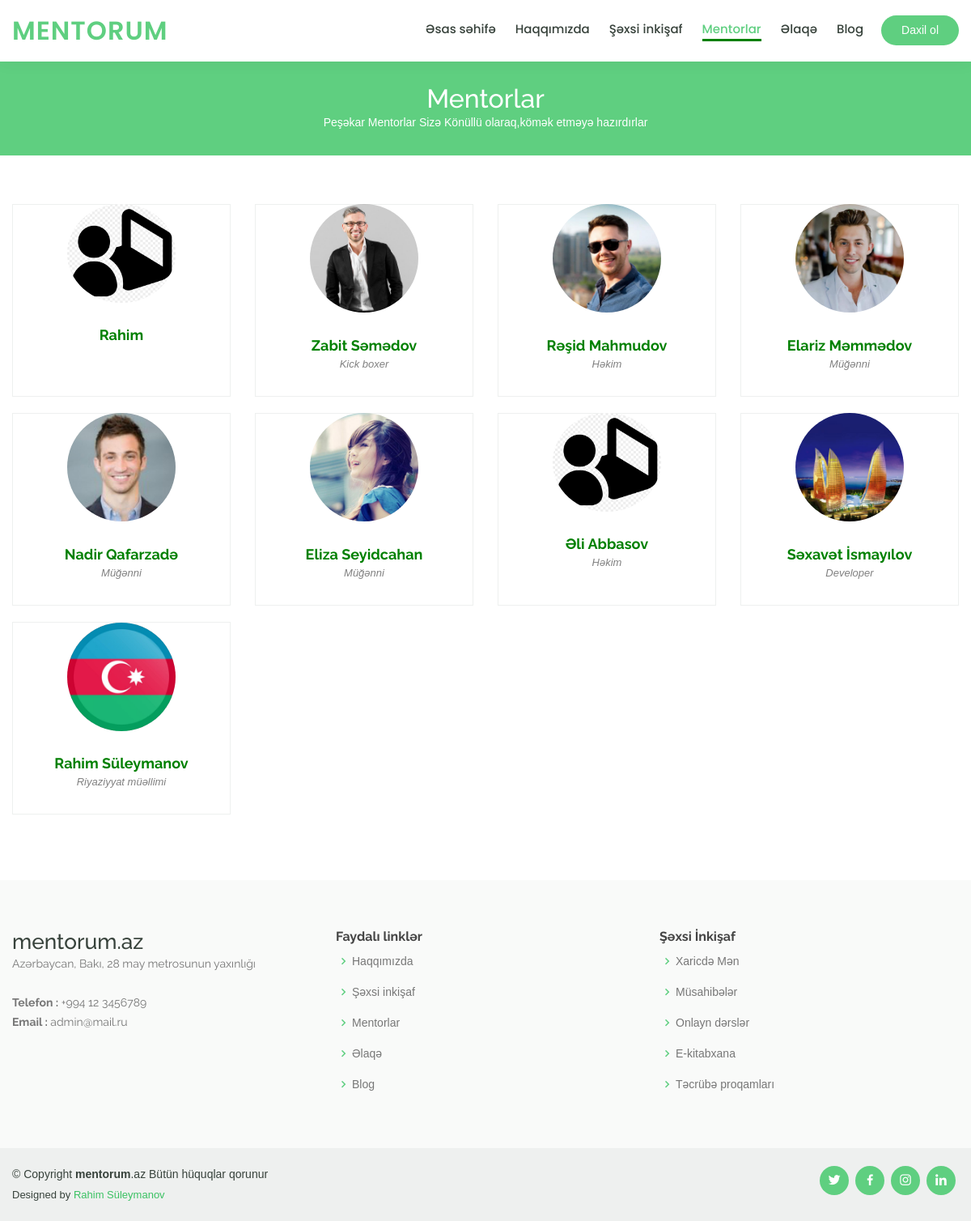
The app's page /pages/mentors with its own data.
### tables this page shows
CREATE TABLE IF NOT EXISTS `users` (
  `id` int(11) NOT NULL AUTO_INCREMENT,
  `name` varchar(35) NOT NULL,
  `email` varchar(250) NOT NULL,
  `password` varchar(55) NOT NULL,
  `status` varchar(1) NOT NULL COMMENT '1-admin;2-mentor;3-mentee',
  `profision` varchar(55) NOT NULL DEFAULT '',
  `phone` varchar(11) NOT NULL DEFAULT '',
  `address` varchar(55) NOT NULL DEFAULT '',
  `practice` varchar(200) NOT NULL DEFAULT '',
  `aboutt` varchar(200) NOT NULL DEFAULT '',
  `image` text NOT NULL DEFAULT '',
  `twitter` text NOT NULL DEFAULT '',
  `facebook` text NOT NULL DEFAULT '',
  `instagram` text NOT NULL DEFAULT '',
  `linkedin` text NOT NULL DEFAULT '',
  `created_at` varchar(25) NOT NULL,
  `updated_at` varchar(25) NOT NULL,
  PRIMARY KEY (`id`)
);

CREATE TABLE IF NOT EXISTS `contact` (
  `id` int(11) NOT NULL AUTO_INCREMENT,
  `email` varchar(101) NOT NULL,
  `phone` varchar(10) NOT NULL,
  `created_at` varchar(25) NOT NULL,
  `updated_at` varchar(25) NOT NULL,
  PRIMARY KEY (`id`)
);

### mentors.php (the view, shortened to what this page needs)
<?php
if($index_value == "true")
{
    $query = $conn->prepare('SELECT * FROM users WHERE status=? ORDER BY id DESC');
    $query->execute([2]);
    $rows = $query->fetchall(PDO::FETCH_ASSOC);
    if (count($rows) != 0) {
    ?>
        <main id="main" data-aos="fade-in">
            <div class="breadcrumbs">
                <div class="container">
                    <h2>Mentorlar</h2>
                    <p>Peşəkar Mentorlar Sizə Könüllü olaraq,kömək etməyə hazırdırlar </p>
                </div>
            </div>
            <section id="trainers" class="trainers">
                <div class="container" data-aos="fade-up">
                    <div class="row" data-aos="zoom-in" data-aos-delay="100">
                        <?php
                        foreach ($rows as $row) {
                        ?>
                            <div class="col-lg-3 col-md-3 d-flex align-items-stretch">
                                <div class="member">
                                    <?php if (!isset($_SESSION['id'])) {
                                    ?>
                                        <a href="javascript:;" class="login2" id="<?php echo $row["id"];  ?>" data-target="#login2" data-toggle="modal">
                                            <img src="<?= $domain ?>assets/profiles600/<?php if (mb_strlen($row["image"]) != 0) {
                                                                                echo $row["image"];
                                                                            } else {
                                                                                echo 'user.png';
                                                                            } ?>" style="width: 50%;border-radius:50%;" class="img-fluid" alt="">
                                            <div class="member-content">
                                                <h4 style="color:green;"><?php echo $row["name"]; ?></h4>
                                                <span style="color: grey;"><?php echo $row["profision"]; ?></span>
                                            </div>
                                        </a>
                                    <?php
                                    }
                                    ?>
                                </div>
                            </div>
                        <?php
                        }
                        ?>
                    </div>
                </div>
            </section>
        </main>
    <?php
    } else {
        include 'soon.php';
    }
}
else
{
    header("location:./");
}
?>

### footer.php (shortened to what this page needs)
<?php
if($index_value == "true")
{
  ?>
<footer id="footer">
<?php
$query = $conn->prepare('SELECT * FROM users WHERE status=?');
$query->execute([1]);
$rows = $query->fetchall(PDO::FETCH_ASSOC);
$query4Contact = $conn->prepare('SELECT * FROM contact ORDER BY id DESC');
$query4Contact->execute();
$rows4Contact = $query4Contact->fetchall(PDO::FETCH_ASSOC);
?>
  <div class="footer-top">
    <div class="container">
      <div class="row">
        <div class="col-lg-4 col-md-6 footer-contact">
          <h3>mentorum.az</h3>
          <p>
            <?= $rows[0]["address"] ?><br><br>
            <strong>Telefon : </strong>+994 <?= substr($rows4Contact[0]["phone"],0,2)." ".substr($rows4Contact[0]["phone"],2,8)  ?><br>
            <strong>Email : </strong><?= $rows4Contact[0]["email"] ?><br>
          </p>
        </div>
        <div class="col-lg-4 col-md-6 footer-links">
          <h4>Faydalı linklər</h4>
          <ul>
            <li><i class="bx bx-chevron-right"></i> <a href="<?= $domain ?>pages/about">Haqqımızda</a></li>
            <li><i class="bx bx-chevron-right"></i> <a href="<?= $domain ?>pages/progress">Şəxsi inkişaf</a></li>
            <li><i class="bx bx-chevron-right"></i> <a href="<?= $domain ?>pages/mentors">Mentorlar</a></li>
            <li><i class="bx bx-chevron-right"></i> <a href="<?= $domain ?>pages/contact">Əlaqə</a></li>
            <li><i class="bx bx-chevron-right"></i> <a href="<?= $domain ?>pages/blog">Blog</a></li>
          </ul>
        </div>
        <div class="col-lg-4 col-md-6 footer-links">
          <h4>Şəxsi İnkişaf</h4>
          <ul>
            <li><i class="bx bx-chevron-right"></i> <a href="<?= $domain ?>pages/career">Xaricdə Mən</a></li>
            <li><i class="bx bx-chevron-right"></i> <a href="<?= $domain ?>pages/interview">Müsahibələr</a></li>
            <li><i class="bx bx-chevron-right"></i> <a href="<?= $domain ?>pages/tutorial">Onlayn dərslər</a></li>
            <li><i class="bx bx-chevron-right"></i> <a href="<?= $domain ?>pages/ebook">E-kitabxana</a></li>
            <li><i class="bx bx-chevron-right"></i> <a href="<?= $domain ?>pages/practice">Təcrübə proqamları</a></li>
          </ul>
        </div>
      </div>
    </div>
  </div>
  <div class="container d-md-flex py-4">
    <div class="mr-md-auto text-center text-md-left">
      <div class="copyright">
        &copy; Copyright <strong><span>mentorum</span></strong>.az Bütün hüquqlar qorunur
      </div>
      <div class="credits">
        Designed by <a href="javascript:;">Rahim Süleymanov</a>
      </div>
    </div>
    <div class="social-links text-center text-md-right pt-3 pt-md-0">
      <a href="<?=  $rows[0]["twitter"] ?>" class="twitter" target="_blank"><i class="bx bxl-twitter"></i></a>
      <a href="<?=  $rows[0]["facebook"] ?>" class="facebook" target="_blank"><i class="bx bxl-facebook"></i></a>
      <a href="<?=  $rows[0]["instagram"] ?>" class="instagram" target="_blank"><i class="bx bxl-instagram"></i></a>
      <a href="<?=  $rows[0]["linkedin"] ?>" class="linkedin" target="_blank"><i class="bx bxl-linkedin"></i></a>
    </div>
  </div>
</footer>
</body>
</html>
<?php
}
else
{
  header("location:./");
}
?>

### assets/css/style.css (style rules this page uses)
body { font-family: "Open Sans", sans-serif; color: #444444; }
a { color: #5fcf80; }
h1, h2, h3, h4, h5, h6 { font-family: "Raleway", sans-serif; }
section { padding: 60px 0; overflow: hidden; }
.breadcrumbs { margin-top: 73px; text-align: center; background: #5fcf80; padding: 30px 0; color: #fff; }
.breadcrumbs h2 { font-size: 32px; font-weight: 500; }
.breadcrumbs p { font-size: 14px; margin-bottom: 0; }
.trainers .member { text-align: center; margin-bottom: 20px; background: #fff; border: 1px solid #eef0ef; }
.trainers .member img { margin: -1px -1px 30px -1px; }
.trainers .member .member-content { padding: 0 20px 30px 20px; }
.trainers .member h4 { font-weight: 700; margin-bottom: 2px; font-size: 18px; }
.trainers .member span { font-style: italic; display: block; font-size: 13px; }
#footer { color: #37423b; font-size: 14px; background: #eef0ef; }
#footer .footer-top { padding: 60px 0 30px 0; background: #f9faf9; }
#footer .footer-top .footer-contact { margin-bottom: 30px; }
#footer .footer-top .footer-contact p { font-size: 14px; line-height: 24px; margin-bottom: 0; font-family: "Raleway", sans-serif; color: #777777; }
#footer .footer-top h4 { font-size: 16px; font-weight: bold; color: #444444; position: relative; padding-bottom: 12px; }
#footer .footer-top .footer-links { margin-bottom: 30px; }
#footer .footer-top .footer-links ul { list-style: none; padding: 0; margin: 0; }
#footer .footer-top .footer-links ul i { padding-right: 2px; color: #5fcf80; font-size: 18px; line-height: 1; }
#footer .footer-top .footer-links ul li { padding: 10px 0; display: flex; align-items: center; }
#footer .footer-top .footer-links ul li:first-child { padding-top: 0; }
#footer .footer-top .footer-links ul a { color: #777777; transition: 0.3s; display: inline-block; line-height: 1; }
#footer .credits { padding-top: 5px; font-size: 13px; }
#footer .credits a { color: #3ac162; transition: 0.3s; }
#footer .social-links a { font-size: 18px; display: inline-block; background: #5fcf80; color: #fff; line-height: 1; padding: 8px 0; margin-right: 4px; border-radius: 50%; text-align: center; width: 36px; height: 36px; transition: 0.3s; }

### assets/soon/css/main.css (style rules this page uses)
.container { max-width: 1200px; }

### assets/css/main.css (style rules this page uses)
h4 { font-weight: bold; color: #fff; }

### assets/css/blog/style.css (style rules this page uses)
a { color: #1f1f1f; text-decoration: none; outline: none; }

### records on screen
users: name "Rahim"
users: image (picture), name "Zabit Səmədov", profision "Kick boxer"
users: image (picture), name "Rəşid Mahmudov", profision "Həkim"
users: image (picture), name "Elariz Məmmədov", profision "Müğənni"
users: image (picture), name "Nadir Qafarzadə", profision "Müğənni"
users: image (picture), name "Eliza Seyidcahan", profision "Müğənni"
users: name "Əli Abbasov", profision "Həkim"
users: image (picture), name "Səxavət İsmayılov", profision "Developer"
users: image (picture), name "Rahim Süleymanov", profision "Riyaziyyat müəllimi"
users: address "Azərbaycan, Bakı, 28 may metrosunun yaxınlığı"
contact: phone "12", phone "3456789", email "admin@mail.ru"
